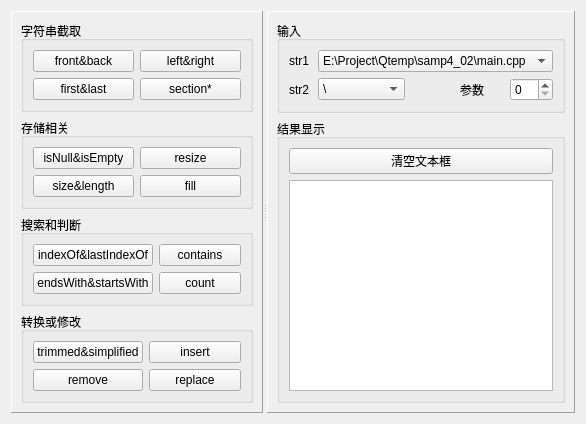
<?xml version="1.0" encoding="UTF-8"?>
<ui version="4.0">
 <class>Widget</class>
 <widget class="QWidget" name="Widget">
  <property name="geometry">
   <rect>
    <x>0</x>
    <y>0</y>
    <width>586</width>
    <height>411</height>
   </rect>
  </property>
  <property name="windowTitle">
   <string>Widget</string>
  </property>
  <layout class="QGridLayout" name="gridLayout_11">
   <item row="0" column="0">
    <widget class="QSplitter" name="splitter">
     <property name="orientation">
      <enum>Qt::Horizontal</enum>
     </property>
     <widget class="QFrame" name="frame">
      <property name="frameShape">
       <enum>QFrame::Panel</enum>
      </property>
      <property name="frameShadow">
       <enum>QFrame::Raised</enum>
      </property>
      <layout class="QGridLayout" name="gridLayout_7">
       <item row="0" column="0">
        <widget class="QGroupBox" name="groupBox">
         <property name="title">
          <string>字符串截取</string>
         </property>
         <layout class="QGridLayout" name="gridLayout_3">
          <item row="0" column="0">
           <widget class="QPushButton" name="btnFrontAndBack">
            <property name="text">
             <string>front&amp;&amp;back</string>
            </property>
           </widget>
          </item>
          <item row="0" column="1">
           <widget class="QPushButton" name="btnLetAndRight">
            <property name="text">
             <string>left&amp;&amp;right</string>
            </property>
           </widget>
          </item>
          <item row="1" column="0">
           <widget class="QPushButton" name="btnFirstAndLast">
            <property name="text">
             <string>first&amp;&amp;last</string>
            </property>
           </widget>
          </item>
          <item row="1" column="1">
           <widget class="QPushButton" name="btnSection">
            <property name="text">
             <string>section*</string>
            </property>
           </widget>
          </item>
         </layout>
        </widget>
       </item>
       <item row="1" column="0">
        <widget class="QGroupBox" name="groupBox_2">
         <property name="title">
          <string>存储相关</string>
         </property>
         <layout class="QGridLayout" name="gridLayout_4">
          <item row="0" column="0">
           <widget class="QPushButton" name="btnisNullAndEmpty">
            <property name="text">
             <string>isNull&amp;&amp;isEmpty</string>
            </property>
           </widget>
          </item>
          <item row="0" column="1">
           <widget class="QPushButton" name="btnResize">
            <property name="text">
             <string>resize</string>
            </property>
           </widget>
          </item>
          <item row="1" column="0">
           <widget class="QPushButton" name="btnSizeAndLength">
            <property name="text">
             <string>size&amp;&amp;length</string>
            </property>
           </widget>
          </item>
          <item row="1" column="1">
           <widget class="QPushButton" name="btnFill">
            <property name="text">
             <string>fill</string>
            </property>
           </widget>
          </item>
         </layout>
        </widget>
       </item>
       <item row="2" column="0">
        <widget class="QGroupBox" name="groupBox_3">
         <property name="title">
          <string>搜索和判断</string>
         </property>
         <layout class="QGridLayout" name="gridLayout_5">
          <item row="0" column="0">
           <widget class="QPushButton" name="btnIndexOf">
            <property name="text">
             <string>indexOf&amp;&amp;lastIndexOf</string>
            </property>
           </widget>
          </item>
          <item row="0" column="1">
           <widget class="QPushButton" name="btnContains">
            <property name="text">
             <string>contains</string>
            </property>
           </widget>
          </item>
          <item row="1" column="0">
           <widget class="QPushButton" name="btnEndsWith">
            <property name="text">
             <string>endsWith&amp;&amp;startsWith</string>
            </property>
           </widget>
          </item>
          <item row="1" column="1">
           <widget class="QPushButton" name="btnCount">
            <property name="text">
             <string>count</string>
            </property>
           </widget>
          </item>
         </layout>
        </widget>
       </item>
       <item row="3" column="0">
        <widget class="QGroupBox" name="groupBox_4">
         <property name="title">
          <string>转换或修改</string>
         </property>
         <layout class="QGridLayout" name="gridLayout_6">
          <item row="0" column="0">
           <widget class="QPushButton" name="btnTrimmed">
            <property name="text">
             <string>trimmed&amp;&amp;simplified</string>
            </property>
           </widget>
          </item>
          <item row="0" column="1">
           <widget class="QPushButton" name="btnInsert">
            <property name="text">
             <string>insert</string>
            </property>
           </widget>
          </item>
          <item row="1" column="0">
           <widget class="QPushButton" name="btnRemove">
            <property name="text">
             <string>remove</string>
            </property>
           </widget>
          </item>
          <item row="1" column="1">
           <widget class="QPushButton" name="btnReplace">
            <property name="text">
             <string>replace</string>
            </property>
           </widget>
          </item>
         </layout>
        </widget>
       </item>
      </layout>
     </widget>
     <widget class="QFrame" name="frame_2">
      <property name="frameShape">
       <enum>QFrame::Panel</enum>
      </property>
      <property name="frameShadow">
       <enum>QFrame::Raised</enum>
      </property>
      <layout class="QGridLayout" name="gridLayout_10">
       <item row="0" column="0">
        <widget class="QGroupBox" name="groupBox_5">
         <property name="title">
          <string>输入</string>
         </property>
         <layout class="QGridLayout" name="gridLayout_8">
          <item row="1" column="5">
           <widget class="QSpinBox" name="spinBox"/>
          </item>
          <item row="0" column="1" colspan="5">
           <widget class="QComboBox" name="comboBox1">
            <item>
             <property name="text">
              <string>E:\Project\Qtemp\samp4_02\main.cpp</string>
             </property>
            </item>
            <item>
             <property name="text">
              <string>  Are    you    OK?</string>
             </property>
            </item>
           </widget>
          </item>
          <item row="1" column="1" colspan="2">
           <widget class="QComboBox" name="comboBox2">
            <item>
             <property name="text">
              <string>\</string>
             </property>
            </item>
            <item>
             <property name="text">
              <string>,</string>
             </property>
            </item>
           </widget>
          </item>
          <item row="1" column="0">
           <widget class="QLabel" name="label_2">
            <property name="text">
             <string>str2</string>
            </property>
           </widget>
          </item>
          <item row="1" column="4">
           <widget class="QLabel" name="label_3">
            <property name="text">
             <string>参数</string>
            </property>
           </widget>
          </item>
          <item row="0" column="0">
           <widget class="QLabel" name="label">
            <property name="text">
             <string>str1</string>
            </property>
           </widget>
          </item>
         </layout>
        </widget>
       </item>
       <item row="1" column="0">
        <widget class="QGroupBox" name="groupBox_6">
         <property name="title">
          <string>结果显示</string>
         </property>
         <layout class="QGridLayout" name="gridLayout_9">
          <item row="0" column="0">
           <widget class="QPushButton" name="btnClear">
            <property name="text">
             <string>清空文本框</string>
            </property>
           </widget>
          </item>
          <item row="1" column="0">
           <widget class="QPlainTextEdit" name="plainTextEdit"/>
          </item>
         </layout>
        </widget>
       </item>
      </layout>
     </widget>
    </widget>
   </item>
  </layout>
 </widget>
 <resources/>
 <connections/>
</ui>
